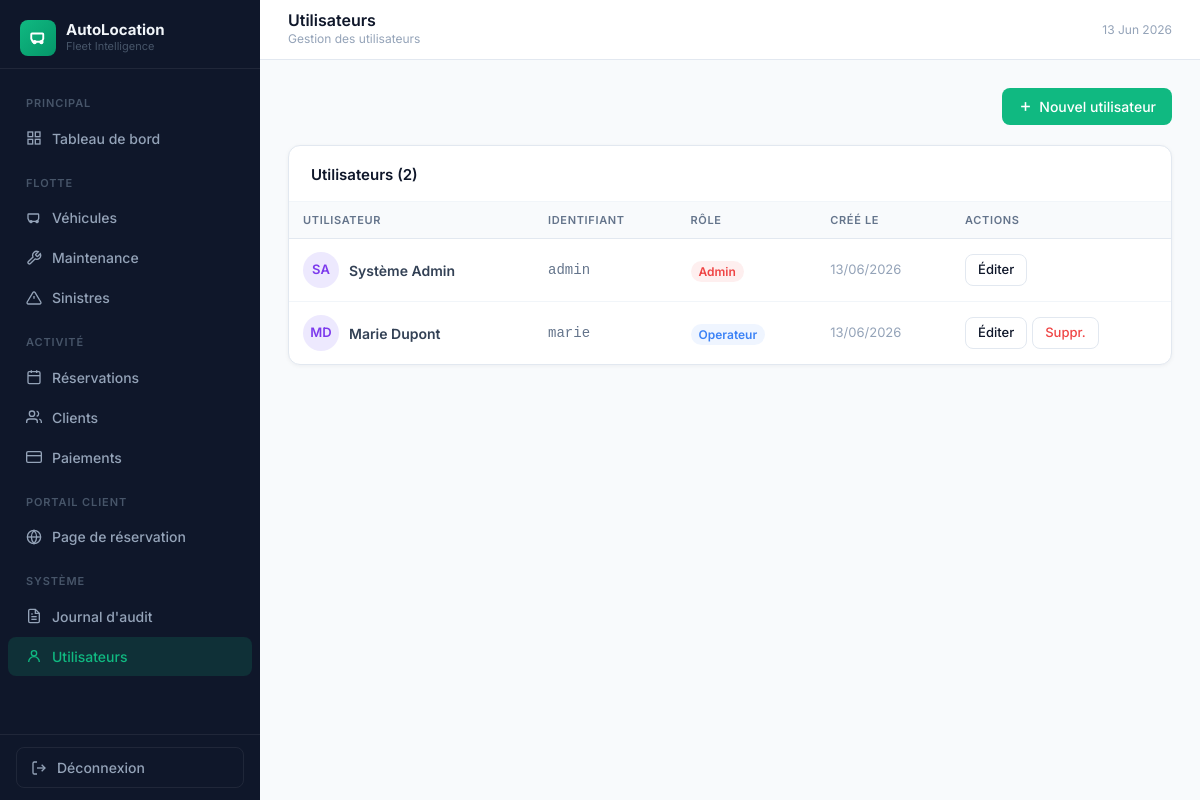
Page /?page=users (signed in) on the earlier database version.
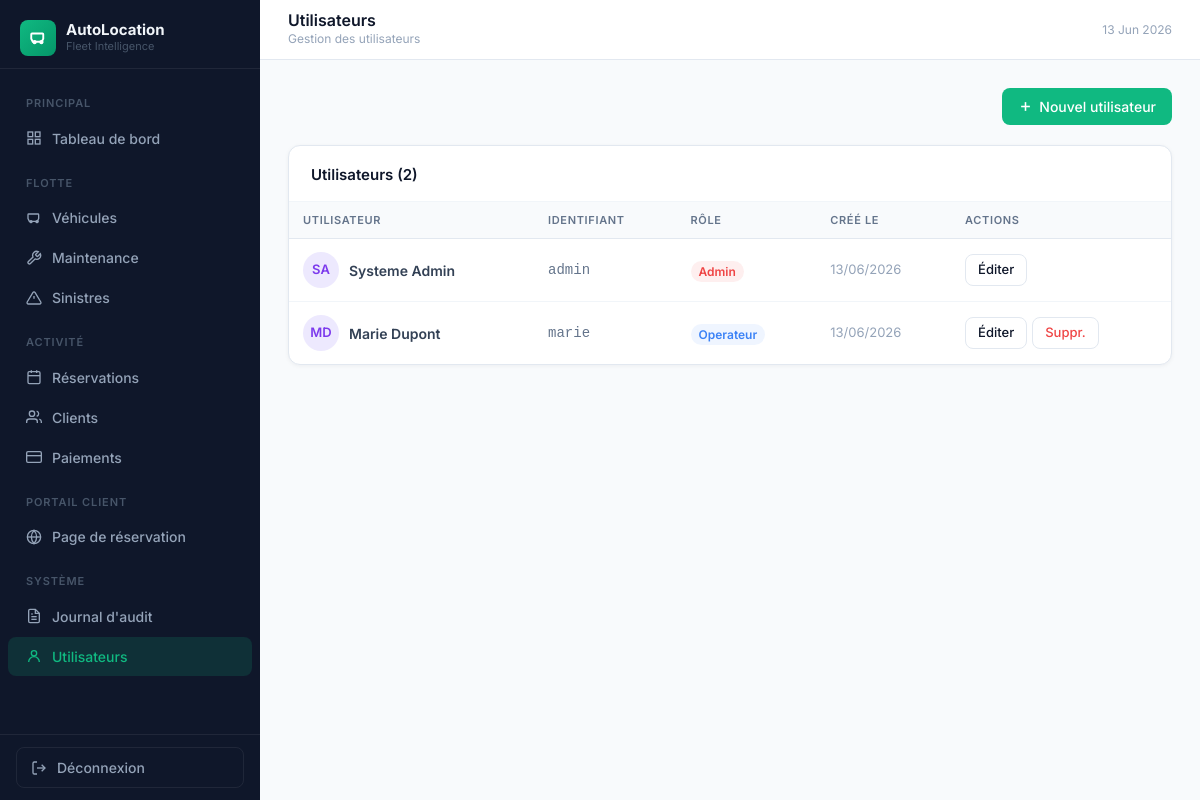
Same page on the later database version.
### tables this page shows
CREATE TABLE IF NOT EXISTS `users` (
  `id`         INT AUTO_INCREMENT PRIMARY KEY,
  `nom`        VARCHAR(100) NOT NULL,
  `prenom`     VARCHAR(100) NOT NULL,
  `username`   VARCHAR(50)  NOT NULL UNIQUE,
  `password`   VARCHAR(255) NOT NULL,
  `role`       ENUM('admin','operateur') DEFAULT 'operateur',
  `created_at` TIMESTAMP DEFAULT CURRENT_TIMESTAMP
);

### app/Core/Controller.php (called while the page is built, shortened)
<?php
abstract class Controller
{
    protected function view(string $template, array $viewData = []): void
    {
        extract($viewData);
        $tplFile = APP_PATH . '/views/' . $template . '.php';
        require $tplFile;
    }
}

### app/Controllers/UserController.php (called while the page is built, shortened)
<?php
class UserController extends Controller
{
    private User     $userModel;
    public function __construct(\PDO $db)
    {
        $this->userModel  = new User($db);
    }
    public function index(): void
    {
        $users = $this->userModel->all('created_at DESC');
        $this->view('users/index', compact('users', 'flash'));
    }
}

### app/Core/Router.php (called while the page is built, shortened)
<?php
class Router
{
    private array $routes = [];
    public function add(string $method, string $page, string $controller, string $action): void
    {
        $this->routes[strtoupper($method)][$page] = [$controller, $action];
    }
    public function dispatch(\PDO $db): void
    {
        $page   = trim($_GET['page'] ?? '', '/');
        $method = strtoupper($_SERVER['REQUEST_METHOD']);
        $handler = $this->routes[$method][$page]
                ?? $this->routes['GET'][$page]
                ?? null;
        [$controllerClass, $action] = $handler;
        $controller = new $controllerClass($db);
        $controller->$action();
    }
}

### index.php (called while the page is built, shortened)
<?php
require_once __DIR__ . '/config/database.php';
spl_autoload_register(function (string $class): void {
    $file = APP_PATH . '/app/' . str_replace('\\', '/', substr($class, 4)) . '.php';
});
$db = (new Database())->getConnection();
$router = new App\Core\Router();
$router->dispatch($db);

### app/Core/Model.php (called while the page is built, shortened)
<?php
abstract class Model
{
    protected \PDO $db;
    protected string $table  = '';
    public function __construct(\PDO $db)
    {
        $this->db = $db;
    }
    public function all(string $order = ''): array
    {
        $sql = "SELECT * FROM `{$this->table}`";
        if ($order) $sql .= " ORDER BY $order";
        return $this->db->query($sql)->fetchAll();
    }
}

### config/database.php (called while the page is built, shortened)
<?php
function h(mixed $v): string { return htmlspecialchars((string)$v, ENT_QUOTES, 'UTF-8'); }

### views/users/index.php (the view, shortened to what this page needs)
<div style="display:flex;justify-content:flex-end;margin-bottom:20px;">
  <a href="<?= BASE_URL ?>/?page=users/add" class="btn btn-emerald">
    <svg width="15" height="15" fill="none" stroke="currentColor" stroke-width="2.5" viewBox="0 0 24 24"><line x1="12" y1="5" x2="12" y2="19"/><line x1="5" y1="12" x2="19" y2="12"/></svg>
    Nouvel utilisateur
  </a>
</div>
<div class="card">
  <div class="card-header"><span class="card-title">Utilisateurs (<?= count($users) ?>)</span></div>
  <div style="overflow-x:auto;">
    <table class="data-table">
      <thead>
        <tr><th>Utilisateur</th><th>Identifiant</th><th>Rôle</th><th>Créé le</th><th>Actions</th></tr>
      </thead>
      <tbody>
        <?php foreach ($users as $u): ?>
        <tr>
          <td>
            <div style="display:flex;align-items:center;gap:10px;">
              <div class="avatar" style="width:36px;height:36px;font-size:13px;background:#ede9fe;color:#7c3aed;"><?= strtoupper(substr($u['prenom']??'',0,1).substr($u['nom'],0,1)) ?></div>
              <div>
                <div style="font-weight:600;"><?= h(($u['prenom']??'').' '.$u['nom']) ?></div>
              </div>
            </div>
          </td>
          <td style="font-family:monospace;color:#64748b;"><?= h($u['username']) ?></td>
          <td>
            <?php $roleColor = $u['role']==='admin' ? '#ef4444' : '#3b82f6'; ?>
            <span style="font-size:12px;font-weight:600;color:<?= $roleColor ?>;background:<?= $roleColor ?>15;padding:3px 8px;border-radius:99px;"><?= ucfirst($u['role']) ?></span>
          </td>
          <td style="color:#94a3b8;font-size:13px;"><?= $u['created_at'] ? date('d/m/Y', strtotime($u['created_at'])) : '—' ?></td>
          <td>
            <div style="display:flex;gap:5px;">
              <a href="<?= BASE_URL ?>/?page=users/edit&id=<?= $u['id'] ?>" class="btn btn-outline btn-sm">Éditer</a>
              <?php if ($u['id'] != ($_SESSION['user_id']??0)): ?>
              <a href="<?= BASE_URL ?>/?page=users/delete&id=<?= $u['id'] ?>" class="btn btn-outline btn-sm" onclick="return confirm('Supprimer cet utilisateur ?')" style="color:#ef4444;">Suppr.</a>
              <?php endif; ?>
            </div>
          </td>
        </tr>
        <?php endforeach; ?>
      </tbody>
    </table>
  </div>
</div>

Differences in the rows shown:
changed users "admin": prenom+nom "Système Admin" → "Systeme Admin"
